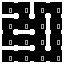

Below is a game level as drawn by its tile map, then a one-line description and the .tmx file that defines it, in full:
An orthogonal 4x4 tile map with 16x16 px tiles, 1 tile layer (Tile Layer 1).

<map version="1.9" tiledversion="1.9.0" orientation="orthogonal" renderorder="right-down" width="4" height="4" tilewidth="16" tileheight="16" infinite="0" nextlayerid="2" nextobjectid="1">
 <tileset firstgid="1" source="../room_layouts.tsx" />
 <layer id="1" name="Tile Layer 1" width="4" height="4">
  <data encoding="csv">
2,7,6,7,
6,12,15,13,
10,4,15,13,
2,4,12,11
</data>
 </layer>
</map>
